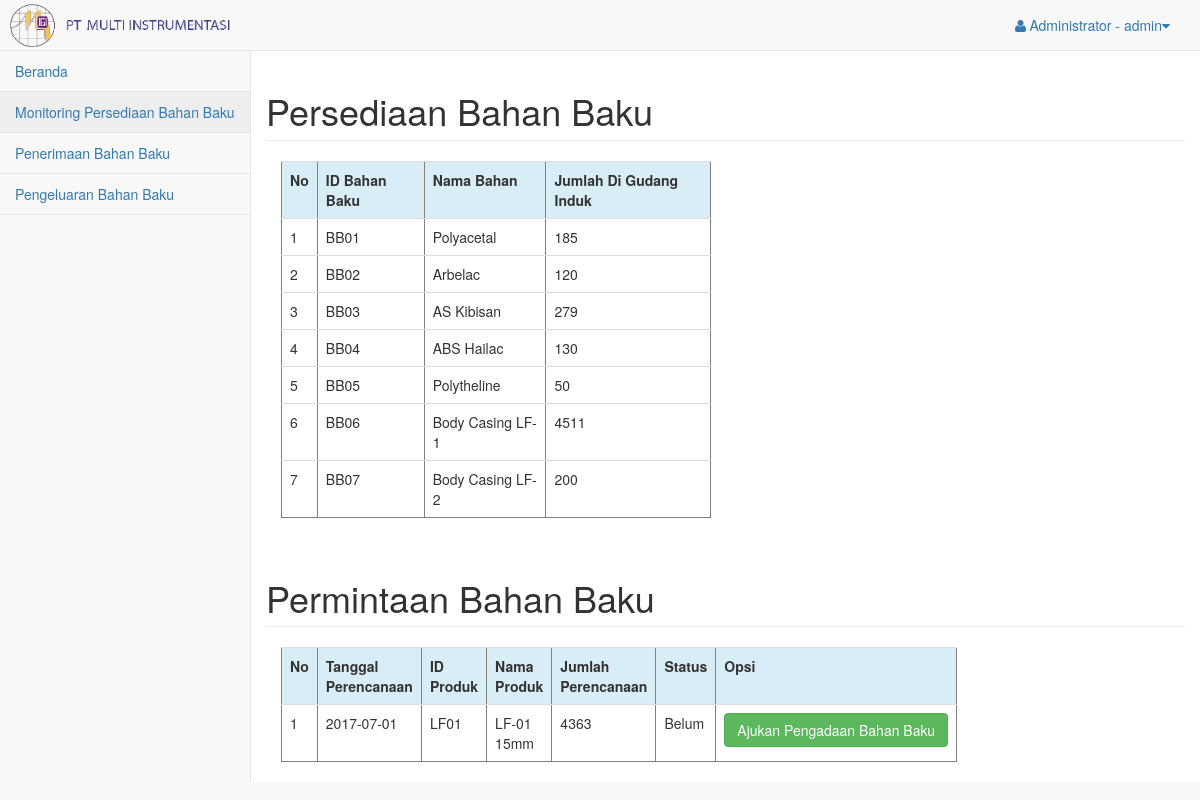
The app's page /pages/gudang_induk/index.php?page=monitoring_persediaan (signed in), older data.
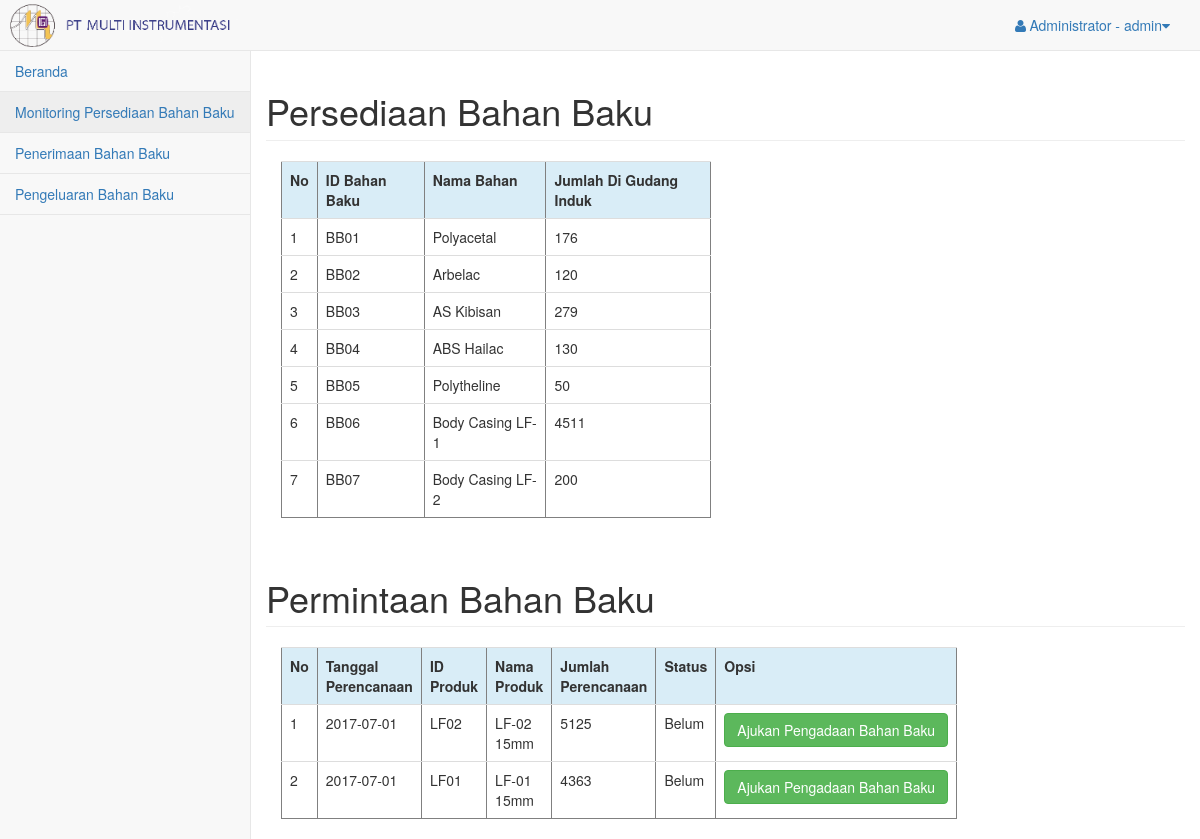
The same page, newer data.
### tables this page shows
CREATE TABLE `bahan_baku` (
  `id_bahanbaku` varchar(4) NOT NULL,
  `nama_bahan` varchar(20) NOT NULL,
  `jumlah` int(11) NOT NULL
);

CREATE TABLE `rencana_produksi` (
  `id_rencana` int(11) NOT NULL,
  `tanggal_rencana` date DEFAULT NULL,
  `id_produk` varchar(4) DEFAULT NULL,
  `jumlah` int(11) DEFAULT NULL,
  `status_rencana` varchar(5) NOT NULL
);

CREATE TABLE `produk` (
  `id_produk` varchar(4) NOT NULL,
  `nama_produk` varchar(20) DEFAULT NULL,
  `harga` int(11) NOT NULL,
  `jumlah` int(11) NOT NULL
);

### pages/gudang_induk/monitoring_persediaan.php (the view, shortened to what this page needs)
<!DOCTYPE html>
<?php
include 'koneksi.php';
 ?>
<html>
    <head>
    </head>
    <body>
        <div class="row">
        <h1 class="page-header">Persediaan Bahan Baku</h1>
        <div class="col-md-6">
            <table border="1" class="table">
                <tr class="info">
                    <th>No</th>
                    <th>ID Bahan Baku</th>
                    <th>Nama Bahan</th>
                    <th>Jumlah Di Gudang Induk</th>
                </tr>
                <?php
                $query_sql = mysqli_query($koneksi, "SELECT * FROM bahan_baku");
                $nomor = 1;
                while ($data = mysqli_fetch_array($query_sql)) {
                ?>
                <tr>
                    <td><?php echo $nomor++; ?></td>
                    <td><?php echo $data['id_bahanbaku']; ?></td>
                    <td><?php echo $data['nama_bahan']; ?></td>
                    <td><?php echo $data['jumlah']; ?></td>
                </tr>
                <?php
                }
                ?>
            </table>
        </div>
        </div>
        <div class="row">
        <h1 class="page-header">Permintaan Bahan Baku</h1>
            <div class="col-md-9">
                <table border="1" class="table">
                    <tr class="info">
                        <th>No</th>
                        <th>Tanggal Perencanaan</th>
                        <th>ID Produk</th>
                        <th>Nama Produk</th>
                        <th>Jumlah Perencanaan </th>
                        <th>Status</th>
                        <th>Opsi</th>
                    </tr>
                    <?php
                        $query_rencana = mysqli_query($koneksi,"SELECT rencana_produksi.id_rencana as id_rencana,
                                rencana_produksi.tanggal_rencana as tanggal,
                                rencana_produksi.id_produk as id_produk,
                                produk.nama_produk as nama_produk,
                                rencana_produksi.jumlah as jumlah,
                                rencana_produksi.status_rencana as status_rencana
                                FROM produk INNER JOIN rencana_produksi ON produk.id_produk=rencana_produksi.id_produk
                                WHERE status_rencana='Belum'
                                ORDER BY tanggal DESC")
                                or die(mysqli_error());
                        $nomor = 1;
                        while ($data2 = mysqli_fetch_array($query_rencana)) {
                            $id_rencana = $data2['id_rencana'];
                            $id_produk  = $data2['id_produk'];
                    ?>
                    <tr>
                        <td><?php echo $nomor++; ?></td>
                        <td><?php echo $data2['tanggal'];?></td>
                        <td><?php echo $data2['id_produk'];?></td>
                        <td><?php echo $data2['nama_produk'];?></td>
                        <td><?php echo $data2['jumlah'];?></td>
                        <td><?php echo $data2['status_rencana'];?></td>
                        <td><a class="btn btn-success" href="index.php?page=detil_safetystock&&id_rencana=<?php echo $id_rencana; ?>&&id_produk=<?php echo $id_produk ?>">Ajukan Pengadaan Bahan Baku</a></td>
                    </tr>
                    <?php } ?>
                </table>
            </div>
        </div>
    </body>
</html>

Row changes from the older to the newer data that the page shows:
changed bahan_baku "BB01": jumlah "185" → "176"
added rencana_produksi: tanggal_rencana "2017-07-01", id_produk "LF02", id_produk.nama_produk "LF-02 15mm", jumlah "5125", status_rencana "Belum"
